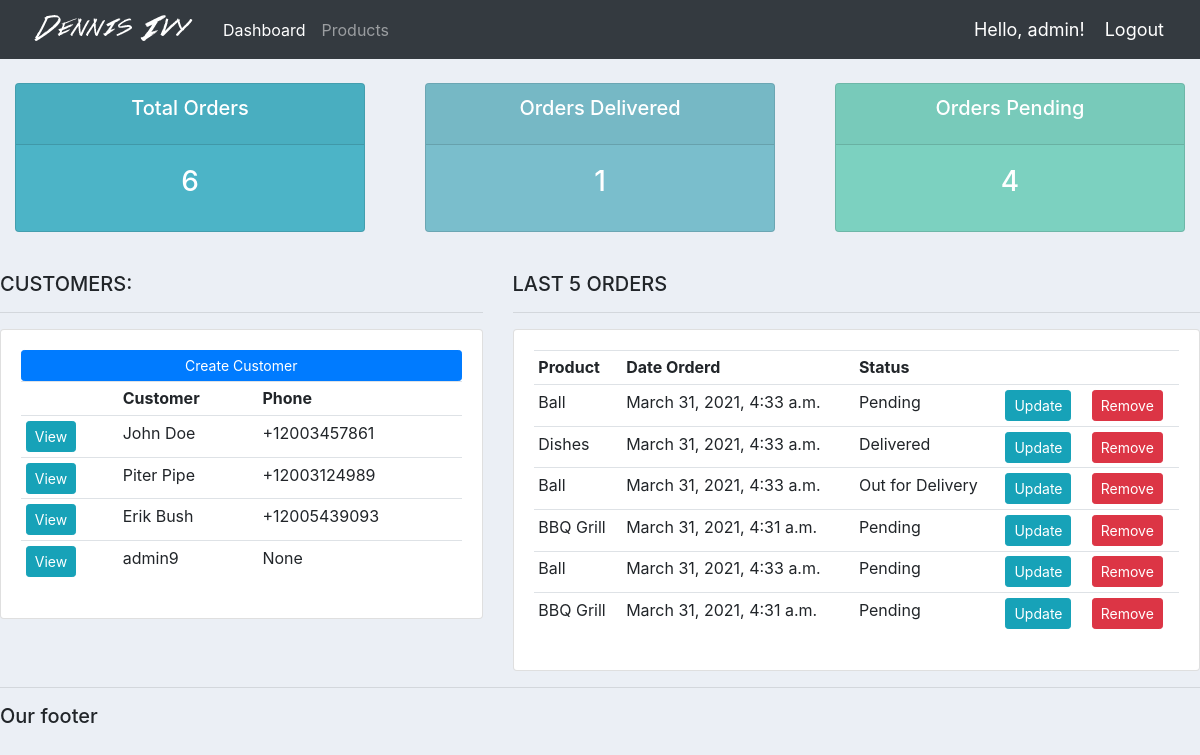
The app's page / (signed in) with its own data.
### accounts/models.py (models this page shows, shortened)
class Customer(models.Model):
    user = models.OneToOneField(User, null=True, blank=True, on_delete=models.CASCADE)
    name = models.CharField(max_length=200, null=True)
    phone = models.CharField(max_length=200, null=True)
    email = models.CharField(max_length=200, null=True)
    profile_pic = models.ImageField(default="profile1.png", null=True, blank=True)
    date_created = models.DateTimeField(auto_now_add=True, null=True)

class Orders(models.Model):
    STATUS = (
        ('Pending', 'Pending'),
        ('Out for Delivery', 'Out for Delivery'),
        ('Delivered', 'Delivered'),
    )
    customer = models.ForeignKey(Customer, null=True, on_delete=models.SET_NULL)
    product = models.ForeignKey(Product, null=True, on_delete=models.SET_NULL)
    date_created = models.DateTimeField(auto_now_add=True, null=True)
    status = models.CharField(max_length=200, null=True, choices=STATUS)
    note = models.CharField(max_length=1000, null=True)

class Product(models.Model):
    CATEGORY = (
        ('Indoor', 'Indoor'),
        ('Out Door', 'Out Door'),
    )
    name = models.CharField(max_length=200, null=True)
    price = models.FloatField(null=True)
    category = models.CharField(max_length=200, null=True, choices=CATEGORY)
    description = models.CharField(max_length=200, null=True, blank=True)
    date_created = models.DateTimeField(auto_now_add=True, null=True)
    tags = models.ManyToManyField(Tag)

### accounts/decorators.py (the view)
    def wrapper_func(request, *args, **kwargs):
        group = None
        if request.user.groups.exists():
            group = request.user.groups.all()[0].name
        if group == 'customer':
            return redirect('user-page')
        if group == 'admin':
            return view_func(request, *args, *kwargs)

### accounts/views.py (called while the page is built)
@login_required(login_url='login')
@admin_only
def home(request):
    orders = Orders.objects.all()
    customers = Customer.objects.all()
    total_customers = customers.count()
    total_orders = orders.count()
    delivered = orders.filter(status='Delivered').count()
    pending = orders.filter(status='Pending').count()
    context = {'orders': orders, 'customers': customers,
               'total_customers': total_customers,
               'total_orders': total_orders,
               'delivered': delivered, 'pending': pending}
    return render(request, 'accounts/dashboard.html', context)

### accounts/templates/accounts/dashboard.html
{% extends 'accounts/main.html' %}
{% block content %}
{% include 'accounts/status.html' %}
<br>
<div class="row">
	<div class="col-md-5">
		<h5>CUSTOMERS:</h5>
		<hr>
		<div class="card card-body">
			<a class="btn btn-primary  btn-sm btn-block" href="">Create Customer</a>
			<table class="table table-sm">
				<tr>
					<th></th>
					<th>Customer</th>
					<th>Phone</th>
				</tr>
				{% for customer in customers %}
					<tr>
						<td><a class="btn btn-sm btn-info" href="{% url 'customer' customer.id %}">View</a></td>
						<td>{{customer.name}}</td>
						<td>{{customer.phone}}</td>
					</tr>
				{% endfor %}
			</table>
		</div>
	</div>
	<div class="col-md-7">
		<h5>LAST 5 ORDERS</h5>
		<hr>
		<div class="card card-body">
			<table class="table table-sm">
				<tr>
					<th>Product</th>
					<th>Date Orderd</th>
					<th>Status</th>
					<th></th>
					<th></th>
				</tr>
				{% for order in orders %}
					<tr>
						<td>{{order.product.name}}</td>
						<td>{{order.product.date_created}}</td>
						<td>{{order.status}}</td>
						<td><a class="btn btn-sm btn-info" href="{% url 'update_order' order.id %}">Update</a></td>
						<td><a class="btn btn-sm btn-danger" href="{% url 'delete_order' order.id %}">Remove</a></td>
					</tr>
				{% endfor %}
			</table>
		</div>
	</div>
</div>
{% endblock %}

### accounts/templates/accounts/navbar.html (shortened to what this page needs)
{% load static %}
<nav class="navbar navbar-expand-lg navbar-dark bg-dark">
  <img src="{% static '/images/logo.png' %}" >
  <div class="collapse navbar-collapse" id="navbarNav">
    <ul class="navbar-nav">
      {% if request.user.is_staff %}
      <li class="nav-item active">
        <a class="nav-link" href="{% url 'home' %}">Dashboard</a>
      </li>
      <li class="nav-item">
        <a class="nav-link" href="{% url 'products' %}">Products</a>
      </li>
      {% else %}
      <li class="nav-item">
        <a class="nav-link" href="{% url 'account' %}">Settings</a>
      </li>
      {% endif %}
    </ul>
  </div>
  <span class="hello-msg">Hello, {{ request.user }}!</span>
  <span><a class="hello-msg" href="{% url 'logout' %}">Logout</a></span>
</nav>

### static/css/main.css (style rules this page uses)
body { background-color: #ebeff5; }

### accounts/templates/accounts/navbar.html (style rules this page uses)
.hello-msg { font-size: 18px; color: #fff; margin-right: 20px; }

### records on screen
Customer: name "John Doe", phone "+12003457861"
Customer: name "Piter Pipe", phone "+12003124989"
Customer: name "Erik Bush", phone "+12005439093"
Customer: name "admin9", phone "None"
Orders: product.name "Ball", product.date_created "March 31, 2021, 4:33 a.m.", status "Pending"
Orders: product.name "Dishes", product.date_created "March 31, 2021, 4:33 a.m.", status "Delivered"
Orders: product.name "Ball", product.date_created "March 31, 2021, 4:33 a.m.", status "Out for Delivery"
Orders: product.name "BBQ Grill", product.date_created "March 31, 2021, 4:31 a.m.", status "Pending"
Orders: product.name "Ball", product.date_created "March 31, 2021, 4:33 a.m.", status "Pending"
Orders: product.name "BBQ Grill", product.date_created "March 31, 2021, 4:31 a.m.", status "Pending"

### other values on screen
{{ request.user }} "admin"
{{ total_orders }} "6"
{{ delivered }} "1"
{{ pending }} "4"
